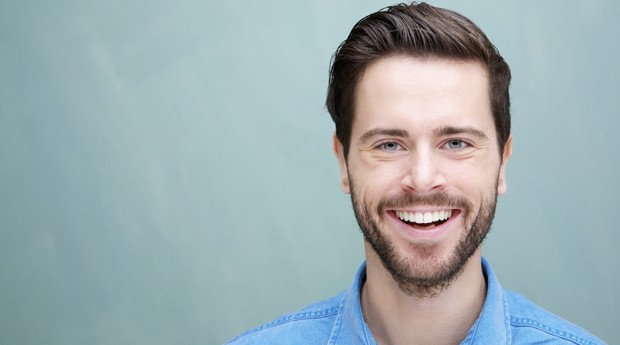
#> input picture opencv-tensorflow/modelo-ia-recon-img/fotos/pessoa-1.jpg, 620 x 345 px
$ python OpenCV2.py
#> lines starting #> are read from the running program, lines starting #| are printed output that depends on the picture
import cv2

carregaAlgoritmo = cv2.CascadeClassifier("Haarcascade/haarcascade_frontalface_default.xml")

imagem = cv2.imread("./fotos/pessoa-1.jpg")
#> imagem is the input picture: shape (345, 620, 3); mean B, G, R 176.2, 172.9, 156.1

#Por recomendação o OpenCV diz para usar a img escala de cinza
#A efetividade dele é maior dessa forma
imagemCinza = cv2.cvtColor(imagem, cv2.COLOR_BGR2GRAY)
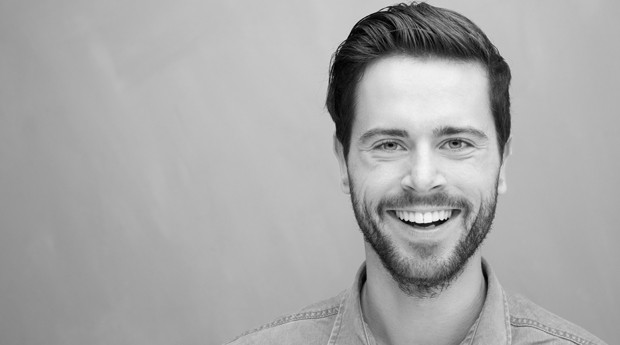
#> imagemCinza: shape (345, 620); min 0, max 250, mean 168.3

#DETECÇÃO DAS FACES
#DEFINE MINHA MATRIZ: X, Y , LARG, ALTU
faces = carregaAlgoritmo.detectMultiScale(imagemCinza)
#> faces = [[325, 68, 194, 194]]


print(faces)
#| [[325  68 194 194]]
#INDETIFICAR OS PONTOS QUE detectMultiScale CAPTROU DAS IMG
#faces[0] = X, faces[1] = Y, faces[2] = L, faces[3] = A
#> (the run stopped early here; a loop or call above may not have finished)

$ run again, with opencv-tensorflow/modelo-ia-recon-img/fotos/pessoa-2.jpg copied over opencv-tensorflow/modelo-ia-recon-img/fotos/pessoa-1.jpg
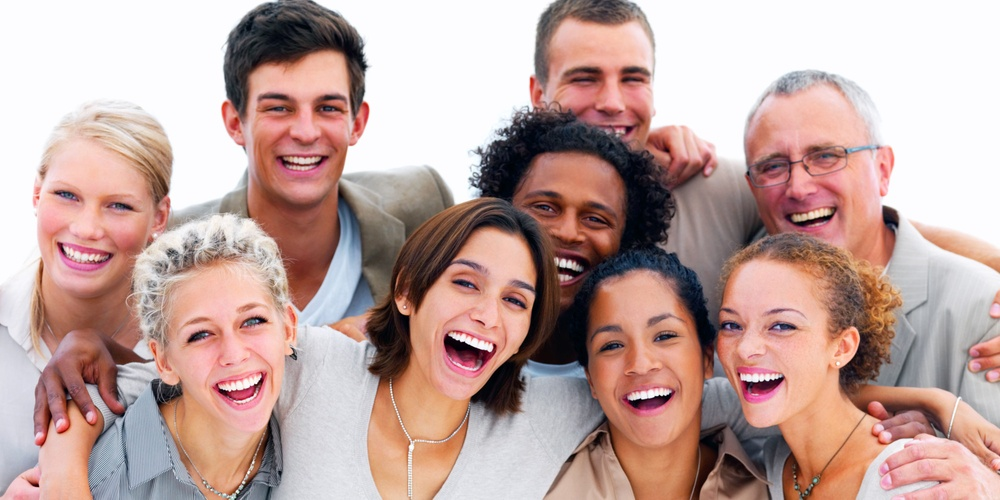
#> input picture opencv-tensorflow/modelo-ia-recon-img/fotos/pessoa-2.jpg, 1000 x 500 px, shrunk from 2000 x 1000 before the run
#> imagem is the input picture: shape (500, 1000, 3); mean B, G, R 158.4, 163.8, 192
#> `imagemCinza = cv2.cvtColor(imagem, cv2.COLOR_BGR2GRAY)`:
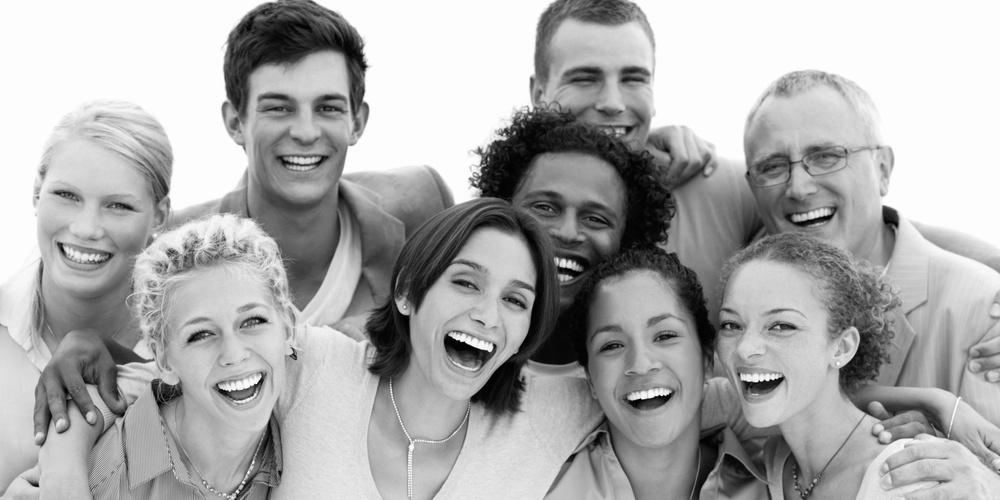
#> imagemCinza: shape (500, 1000); min 0, max 255, mean 171.6
#> faces = [[622, 423, 75, 75], [510, 164, 122, 122], [553, 33, 119, 119], [233, 52, 141, 141], [734, 112, 133, 133], [420, 238, 137, 137], [152, 270, 158, 158], [684, 265, 161, 161], [572, 287, 141, 141], [24, 150, 137, 137], [146, 167, 124, 124]]
#| [[622 423  75  75]
#|  [510 164 122 122]
#|  [553  33 119 119]
#|  [233  52 141 141]
#|  [734 112 133 133]
#|  [420 238 137 137]
#> (further printed lines are left out)

$ run again, with opencv-tensorflow/modelo-ia-recon-img/fotos/pessoa-3.jpg copied over opencv-tensorflow/modelo-ia-recon-img/fotos/pessoa-1.jpg
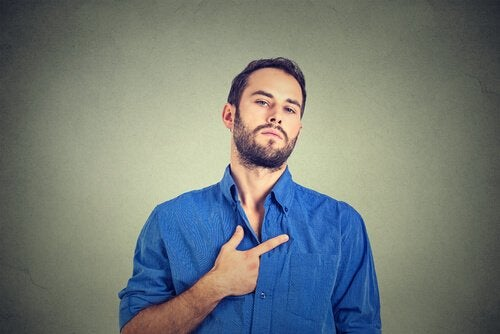
#> input picture opencv-tensorflow/modelo-ia-recon-img/fotos/pessoa-3.jpg, 500 x 334 px
#> imagem is the input picture: shape (334, 500, 3); mean B, G, R 121.5, 124.9, 117.3
#> `imagemCinza = cv2.cvtColor(imagem, cv2.COLOR_BGR2GRAY)`:
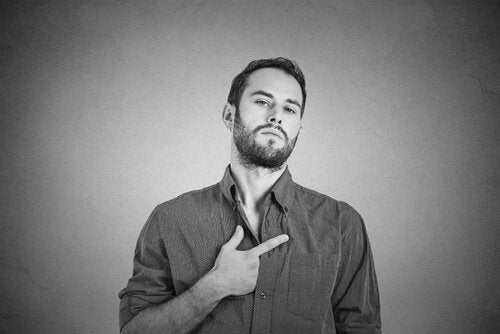
#> imagemCinza: shape (334, 500); min 3, max 239, mean 122.2
#> faces = [[233, 71, 83, 83]]
#| [[233  71  83  83]]

$ run again, with opencv-tensorflow/modelo-ia-recon-img/fotos/pessoa-4.jpg copied over opencv-tensorflow/modelo-ia-recon-img/fotos/pessoa-1.jpg
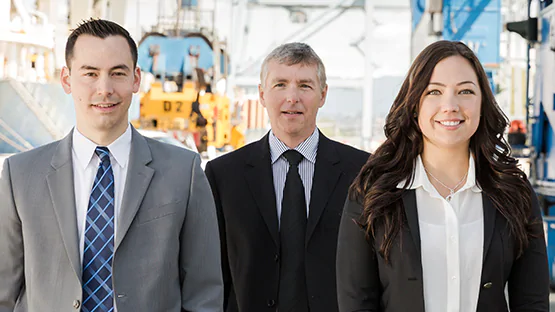
#> input picture opencv-tensorflow/modelo-ia-recon-img/fotos/pessoa-4.jpg, 555 x 312 px
#> imagem is the input picture: shape (312, 555, 3); mean B, G, R 131.8, 134.5, 138.6
#> `imagemCinza = cv2.cvtColor(imagem, cv2.COLOR_BGR2GRAY)`:
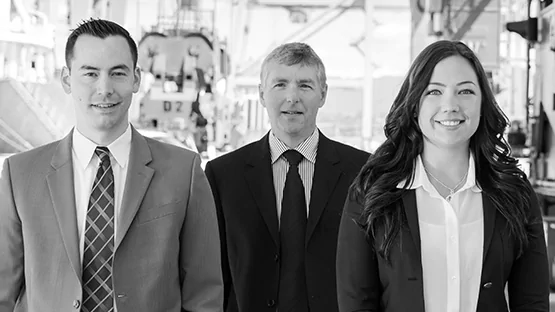
#> imagemCinza: shape (312, 555); min 0, max 255, mean 135.4
#> faces = [[258, 57, 70, 70], [413, 63, 76, 76], [63, 40, 84, 84]]
#| [[258  57  70  70]
#|  [413  63  76  76]
#|  [ 63  40  84  84]]
